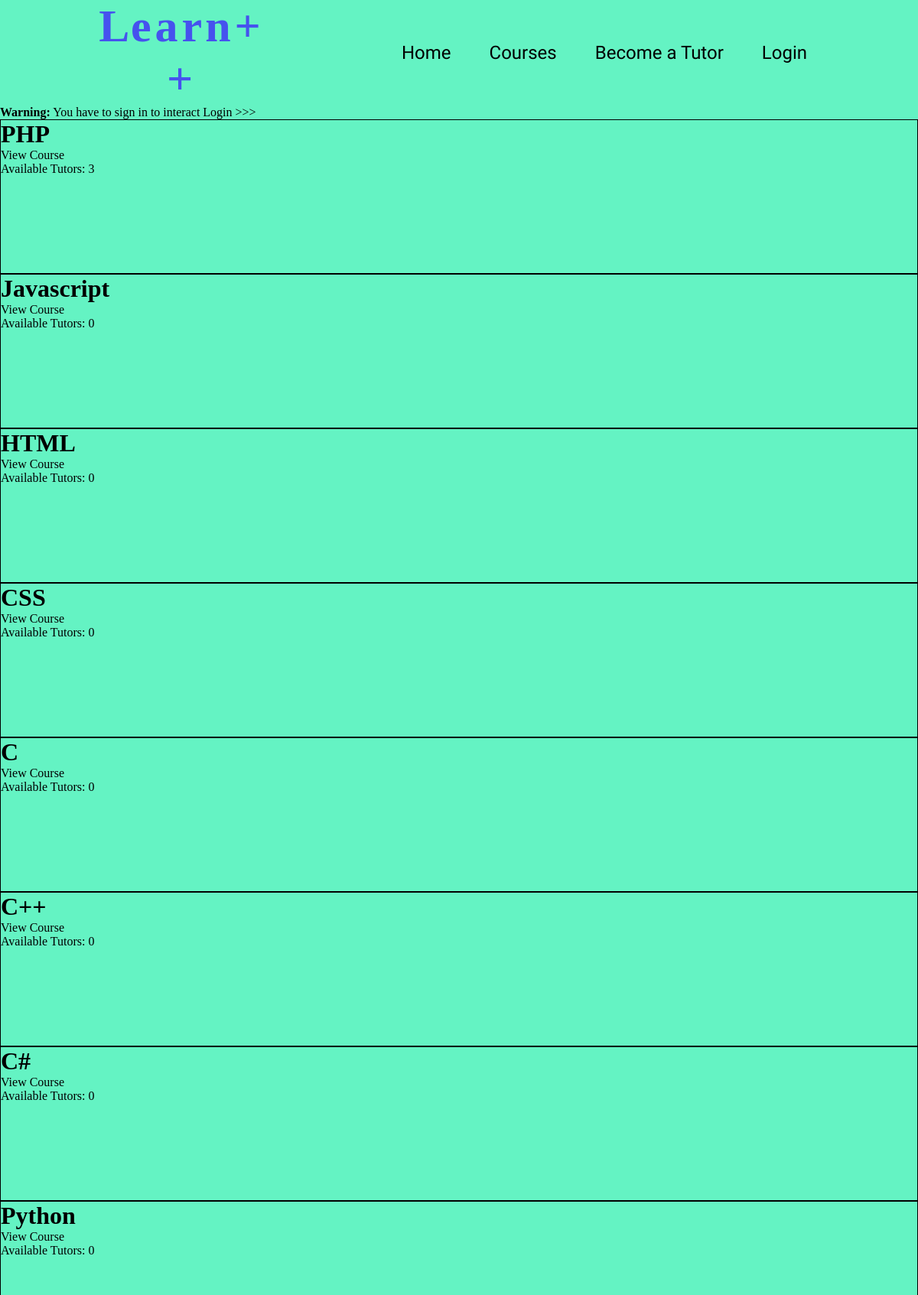
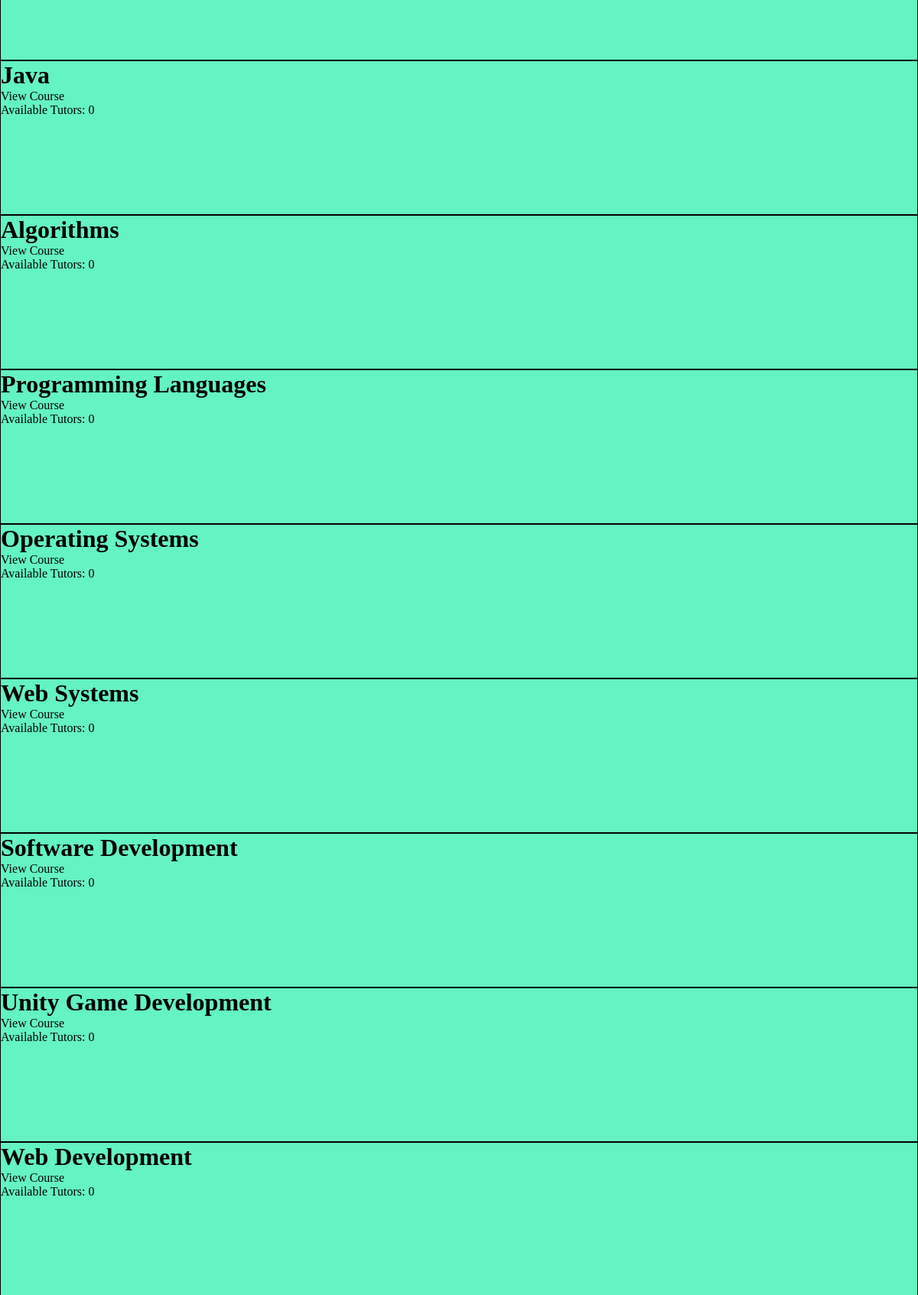
The page /core/courses.php (upper part) on the database its author committed (2 pictures, top to bottom).
### tables this page shows
CREATE TABLE `courses` (
  `course_id` int NOT NULL AUTO_INCREMENT,
  `course_name` varchar(64) NOT NULL,
  `course_description` varchar(1024) NOT NULL DEFAULT ' ',
  PRIMARY KEY (`course_id`),
  UNIQUE KEY `course_id_UNIQUE` (`course_id`)
);

### utils/checker.php (called while the page is built, shortened)
<?php
function isLoggedIn() {
    return false;
}

### core/courses.php (the view, shortened to what this page needs)
<?php
include('../connection/main.php');
include('../utils/checker.php');
?>
<!DOCTYPE html>
<html lang="en">
<head>
    <link rel="stylesheet" href="/style.css">
</head>
<body>
    <?php
    include('../parts/nav.php');
    ?>
    <?php
    if(!isLoggedIn()) {
        echo '<div class="login-warning">';
            echo '<p><b>Warning:</b> You have to sign in to interact <span><a href="/auth/login/login.php">Login >>></a></span></p>';
        echo '</div>';
    }
    ?>
    <div class="all-courses">
        <?php
        $stmt = $SQL_Handle->prepare("SELECT * FROM learnpp.courses;");
        $stmt->execute([]);
        foreach($stmt->fetchAll() as $course) {
            $stmt = $SQL_Handle->prepare("SELECT * FROM learnpp.tutor_course WHERE course_id = ?;");
            $stmt->execute([$course['course_id']]);
            $tutors = $stmt->rowCount();
            echo '
                <div class="course" style="border: 1px solid black; height: 200px;">
                <h1>' . $course['course_name'] . '</h1>
                <a href="course.php?course-id=' . $course['course_id'] . '">View Course</a>
                <p>Available Tutors: ' . $tutors . '</p>
                </div>
            ';
        }
        ?>
    </div>
</body>
</html>

### style.css (style rules this page uses)
* { margin: 0; padding: 0; }
a { text-decoration: none; color: black; }
body { background-color: rgb(100, 243, 195); }

### rows shown on the page
courses: course_name "PHP", tutors "3"
courses: course_name "Javascript", tutors "0"
courses: course_name "HTML", tutors "0"
courses: course_name "CSS", tutors "0"
courses: course_name "C", tutors "0"
courses: course_name "C++", tutors "0"
courses: course_name "C#", tutors "0"
courses: course_name "Python", tutors "0"
courses: course_name "Java", tutors "0"
courses: course_name "Algorithms", tutors "0"
courses: course_name "Programming Languages", tutors "0"
courses: course_name "Operating Systems", tutors "0"
courses: course_name "Web Systems", tutors "0"
courses: course_name "Software Development", tutors "0"
courses: course_name "Unity Game Development", tutors "0"
courses: course_name "Web Development", tutors "0"
